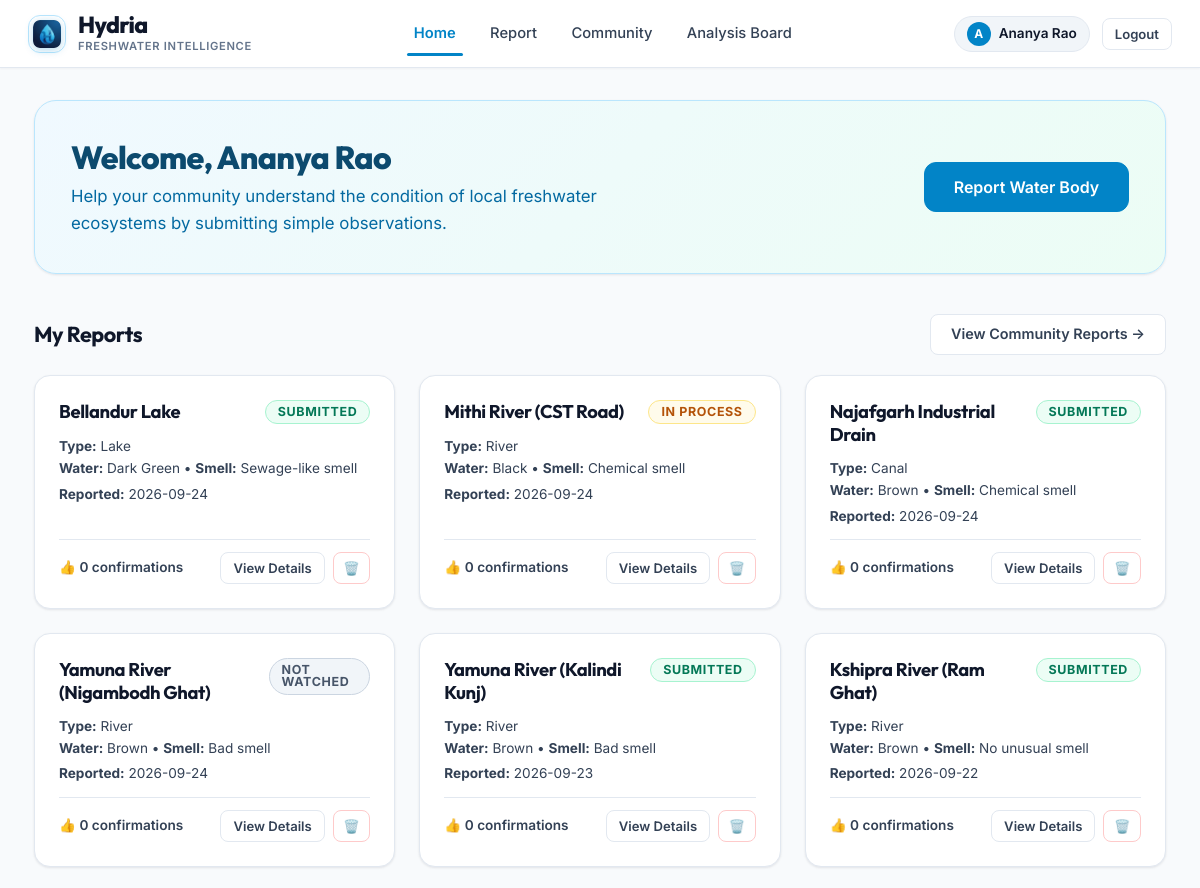
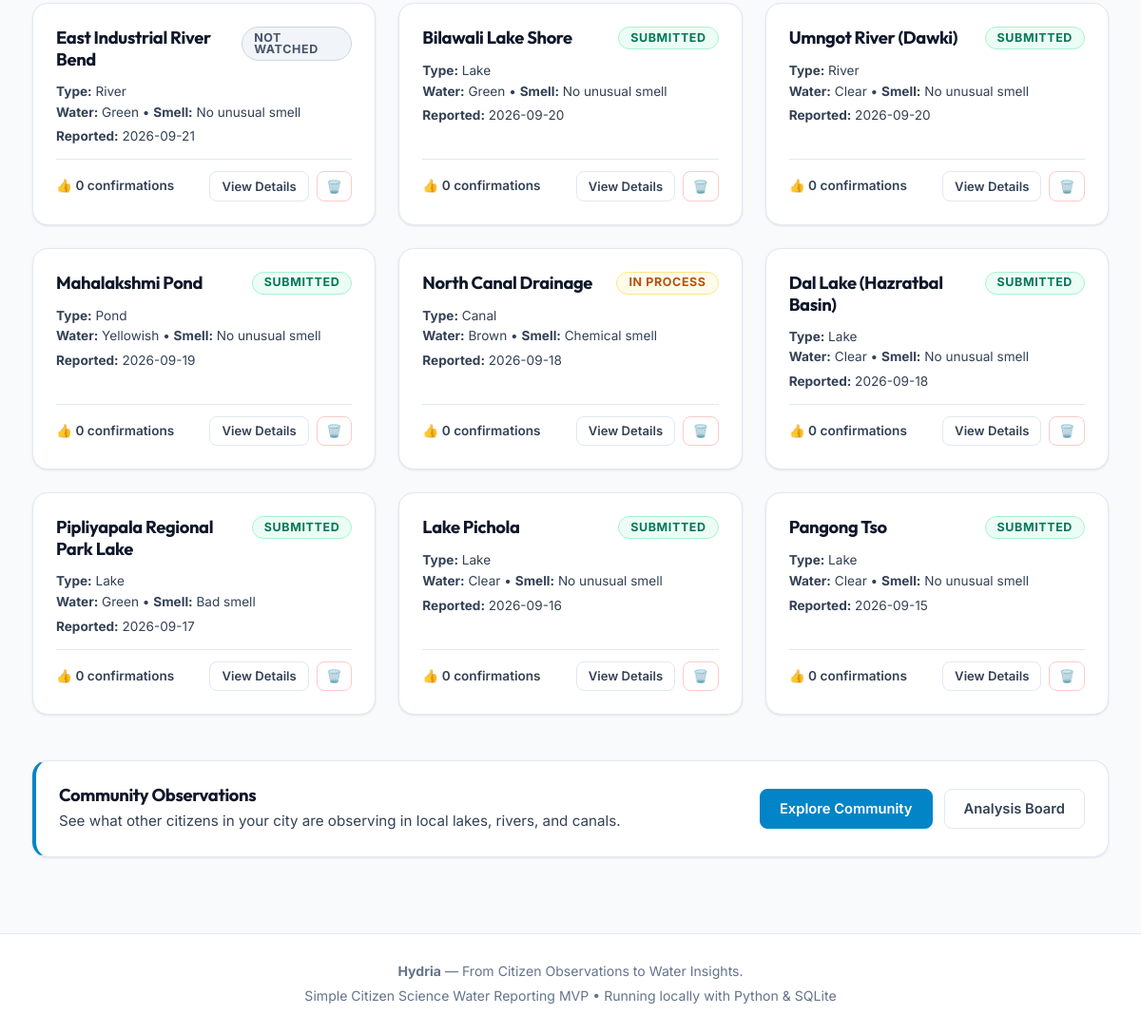
The app's page /dashboard (signed in) with its own data (2 pictures, top to bottom).
### tables this page shows
CREATE TABLE reports (
        id INTEGER PRIMARY KEY AUTOINCREMENT,
        user_id INTEGER NOT NULL,
        water_body_name TEXT,
        water_body_type TEXT NOT NULL,
        latitude REAL NOT NULL,
        longitude REAL NOT NULL,
        water_colour TEXT NOT NULL,
        smell TEXT NOT NULL,
        algae TEXT NOT NULL,
        visible_waste TEXT NOT NULL,
        water_appearance TEXT NOT NULL,
        dead_fish TEXT DEFAULT 'No',
        additional_observation TEXT,
        image_path TEXT NOT NULL,
        image_hash TEXT NOT NULL,
        status TEXT NOT NULL CHECK(status IN ('Not Watched', 'In Process', 'Submitted')),
        is_demo INTEGER DEFAULT 0,
        created_at TIMESTAMP DEFAULT CURRENT_TIMESTAMP,
        updated_at TIMESTAMP DEFAULT CURRENT_TIMESTAMP,
        FOREIGN KEY (user_id) REFERENCES users(id) ON DELETE CASCADE
    );

### app.py (the view)
@app.route('/dashboard')
@login_required
def dashboard():
    user_id = session['user_id']
    my_reports = database.get_reports_by_user(user_id)
    return render_template('dashboard.html', reports=my_reports)

### app.py (called while the page is built)
def login_required(f):
    @wraps(f)
    def decorated_function(*args, **kwargs):
        if 'user_id' not in session:
            flash("Please log in to continue.", "info")
            return redirect(url_for('login', next=request.path))
        return f(*args, **kwargs)
    return decorated_function

@app.context_processor
def inject_user():
    user = None
    if 'user_id' in session:
        user = {
            'id': session['user_id'],
            'name': session.get('user_name', 'Citizen Monitor'),
            'email': session.get('user_email', '')
        }
    return dict(current_user=user)

### database.py (called while the page is built)
def get_db_connection():
    conn = sqlite3.connect(DATABASE_PATH)
    conn.row_factory = sqlite3.Row
    conn.execute("PRAGMA foreign_keys = ON")
    return conn

def get_reports_by_user(user_id):
    conn = get_db_connection()
    query = """
        SELECT r.*,
               (SELECT COUNT(*) FROM votes v WHERE v.report_id = r.id) AS vote_count
        FROM reports r
        WHERE r.user_id = ?
        ORDER BY r.created_at DESC
    """
    reports = conn.execute(query, (user_id,)).fetchall()
    conn.close()
    return reports

### templates/dashboard.html (shortened to what this page needs)
{% extends "base.html" %}
{% block content %}
<section class="dashboard-hero">
    <div class="dashboard-hero-text">
        <h1>Welcome, {{ current_user.name }}</h1>
        <p>Help your community understand the condition of local freshwater ecosystems by submitting simple observations.</p>
    </div>
    <div>
        <a href="{{ url_for('report_page') }}" class="btn btn-primary btn-large" id="btn-report-water-body">
            Report Water Body
        </a>
    </div>
</section>
<section style="margin-bottom: 3rem;">
    <div class="section-title-bar">
        <h2 class="section-title">My Reports</h2>
        <a href="{{ url_for('community') }}" class="btn btn-secondary" style="font-size: 0.9rem;" id="btn-view-community-reports">
            View Community Reports &rarr;
        </a>
    </div>
    {% if reports %}
        <div class="reports-grid">
            {% for r in reports %}
                <div class="card" style="display: flex; flex-direction: column; justify-content: space-between;">
                    <div>
                        <div style="display: flex; align-items: flex-start; justify-content: space-between; gap: 0.5rem; margin-bottom: 0.75rem;">
                            <h3 style="font-size: 1.15rem; font-weight: 700; color: var(--text-primary);">
                                {{ r.water_body_name or "Unnamed " ~ r.water_body_type }}
                            </h3>
                            {% if r.status == 'Submitted' %}
                                <span class="badge badge-submitted">{{ r.status }}</span>
                            {% elif r.status == 'In Process' %}
                                <span class="badge badge-in-process">{{ r.status }}</span>
                            {% else %}
                                <span class="badge badge-not-watched">{{ r.status }}</span>
                            {% endif %}
                        </div>
                        <div style="font-size: 0.85rem; color: var(--text-secondary); margin-bottom: 0.75rem;">
                            <div><strong>Type:</strong> {{ r.water_body_type }}</div>
                            <div><strong>Water:</strong> {{ r.water_colour }} &bull; <strong>Smell:</strong> {{ r.smell }}</div>
                            <div style="margin-top: 0.25rem;"><strong>Reported:</strong> {{ r.created_at[:10] }}</div>
                        </div>
                    </div>
                    <div style="display: flex; align-items: center; justify-content: space-between; padding-top: 0.75rem; border-top: 1px solid var(--border-color); font-size: 0.85rem;">
                        <span style="color: var(--text-secondary); font-weight: 600;">
                            👍 {{ r.vote_count }} confirmations
                        </span>
                        <div style="display: flex; align-items: center; gap: 0.5rem;">
                            <a href="{{ url_for('report_detail', report_id=r.id) }}" class="btn btn-secondary btn-sm">
                                View Details
                            </a>
                            <form action="{{ url_for('delete_report_route', report_id=r.id) }}" method="POST"
                                  onsubmit="return confirm('Are you sure you want to delete this report for {{ r.water_body_name or r.water_body_type }}?');" style="margin: 0;">
                                <button type="submit" class="btn btn-danger-outline btn-sm" title="Delete this report" style="padding: 0.35rem 0.6rem;">
                                    🗑️
                                </button>
                            </form>
                        </div>
                    </div>
                </div>
            {% endfor %}
        </div>
    {% endif %}
</section>
<section>
    <div class="card" style="background: #ffffff; border-left: 4px solid var(--primary); display: flex; align-items: center; justify-content: space-between; flex-wrap: wrap; gap: 1rem;">
        <div>
            <h3 style="font-size: 1.15rem; font-weight: 700; margin-bottom: 0.25rem;">Community Observations</h3>
            <p style="color: var(--text-secondary); font-size: 0.95rem;">
                See what other citizens in your city are observing in local lakes, rivers, and canals.
            </p>
        </div>
        <div style="display: flex; gap: 0.75rem;">
            <a href="{{ url_for('community') }}" class="btn btn-primary" id="btn-explore-community">
                Explore Community
            </a>
            <a href="{{ url_for('analysis_board') }}" class="btn btn-secondary" id="btn-analysis-board">
                Analysis Board
            </a>
        </div>
    </div>
</section>
{% endblock %}

### static/css/style.css (style rules this page uses)
:root { --bg-page: #f8fafc; --bg-card: #ffffff; --bg-card-subtle: #f1f5f9; --bg-hover: #f8fafc; --text-primary: #0f172a; --text-secondary: #334155; --text-muted: #64748b; --text-light: #94a3b8; --primary: #0284c7; --primary-hover: #0369a1; --primary-light: #f0f9ff; --primary-border: #bae6fd; --accent: #059669; --accent-hover: #047857; --accent-light: #ecfdf5; --accent-border: #a7f3d0; --warning: #d97706; --warning-light: #fffbeb; --warning-border: #fde68a; --danger: #dc2626; --danger-hover: #b91c1c; --danger-light: #fef2f2; --danger-border: #fecaca; --info: #2563eb; --info-light: #eff6ff; --info-border: #bfdbfe; --border-color: #e2e8f0; --border-subtle: #edf2f7; --border-focus: #38bdf8; --radius-sm: 8px; --radius-md: 12px; --radius-lg: 16px; --radius-xl: 22px; --radius-full: 9999px; --shadow-xs: 0 1px 2px rgba(15, 23, 42, 0.04); --shadow-sm: 0 1px 3px rgba(15, 23, 42, 0.06), 0 1px 2px rgba(15, 23, 42, 0.04); --shadow-md: 0 4px 12px rgba(15, 23, 42, 0.06), 0 2px 4px rgba(15, 23, 42, 0.03); --shadow-lg: 0 12px 28px rgba(15, 23, 42, 0.08), 0 4px 10px rgba(15, 23, 42, 0.04); --font-heading: 'Outfit', system-ui, -apple-system, sans-serif; --font-body: 'Inter', system-ui, -apple-system, sans-serif; }
* { box-sizing: border-box; margin: 0; padding: 0; }
body { background-color: var(--bg-page); color: var(--text-primary); font-family: var(--font-body); font-size: 15px; line-height: 1.6; min-height: 100vh; display: flex; flex-direction: column; -webkit-font-smoothing: antialiased; }
h1, h2, h3, h4, h5, h6 { font-family: var(--font-heading); letter-spacing: -0.02em; color: var(--text-primary); line-height: 1.25; }
a { color: var(--primary); text-decoration: none; transition: all 0.15s ease; }
.btn { display: inline-flex; align-items: center; justify-content: center; gap: 0.5rem; padding: 0.6rem 1.25rem; border-radius: var(--radius-sm); font-size: 0.92rem; font-weight: 600; cursor: pointer; border: 1px solid transparent; transition: all 0.15s ease; text-align: center; font-family: inherit; text-decoration: none; line-height: 1.4; }
.btn-primary { background-color: var(--primary); color: #ffffff; border-color: var(--primary); }
.btn-secondary { background-color: #ffffff; color: var(--text-secondary); border-color: var(--border-color); }
.btn-danger-outline { background-color: #ffffff; color: var(--danger); border-color: var(--danger-border); }
.btn-sm { padding: 0.35rem 0.75rem; font-size: 0.82rem; }
.btn-large { padding: 0.8rem 1.8rem; font-size: 1rem; border-radius: var(--radius-md); }
.card { background-color: var(--bg-card); border: 1px solid var(--border-color); border-radius: var(--radius-lg); padding: 1.5rem; box-shadow: var(--shadow-sm); transition: box-shadow 0.2s ease, border-color 0.2s ease; }
.badge { display: inline-flex; align-items: center; gap: 0.4rem; padding: 0.3rem 0.75rem; border-radius: var(--radius-full); font-size: 0.78rem; font-weight: 700; text-transform: uppercase; letter-spacing: 0.05em; line-height: 1; }
.badge-submitted { background-color: #ecfdf5; color: #047857; border: 1px solid #a7f3d0; }
.badge-in-process { background-color: #fffbeb; color: #b45309; border: 1px solid #fde68a; }
.badge-not-watched { background-color: #f1f5f9; color: #475569; border: 1px solid #cbd5e1; }
.dashboard-hero { background: linear-gradient(135deg, #f0f9ff 0%, #ecfdf5 100%); border: 1px solid var(--primary-border); border-radius: var(--radius-xl); padding: 2.25rem 2.25rem; margin-bottom: 2.5rem; display: flex; align-items: center; justify-content: space-between; gap: 1.5rem; flex-wrap: wrap; box-shadow: var(--shadow-sm); }
.dashboard-hero-text h1 { font-size: 2rem; font-weight: 800; color: #0c4a6e; margin-bottom: 0.35rem; }
.dashboard-hero-text p { font-size: 1.05rem; color: #0369a1; max-width: 580px; }
.section-title-bar { display: flex; align-items: center; justify-content: space-between; margin-bottom: 1.25rem; }
.section-title { font-size: 1.35rem; font-weight: 700; color: var(--text-primary); }
.reports-grid { display: grid; grid-template-columns: repeat(auto-fill, minmax(320px, 1fr)); gap: 1.5rem; }

### records on screen
reports: water_body_name "Bellandur Lake", status "SUBMITTED", water_body_type "Lake", water_colour "Dark Green", smell "Sewage-like smell", created_at "2026-09-24", vote_count "0"
reports: water_body_name "Mithi River (CST Road)", status "IN PROCESS", water_body_type "River", water_colour "Black", smell "Chemical smell", created_at "2026-09-24", vote_count "0"
reports: water_body_name "Najafgarh Industrial Drain", status "SUBMITTED", water_body_type "Canal", water_colour "Brown", smell "Chemical smell", created_at "2026-09-24", vote_count "0"
reports: water_body_name "Yamuna River (Nigambodh Ghat)", status "NOT WATCHED", water_body_type "River", water_colour "Brown", smell "Bad smell", created_at "2026-09-24", vote_count "0"
reports: water_body_name "Yamuna River (Kalindi Kunj)", status "SUBMITTED", water_body_type "River", water_colour "Brown", smell "Bad smell", created_at "2026-09-23", vote_count "0"
reports: water_body_name "Kshipra River (Ram Ghat)", status "SUBMITTED", water_body_type "River", water_colour "Brown", smell "No unusual smell", created_at "2026-09-22", vote_count "0"
reports: water_body_name "East Industrial River Bend", status "NOT WATCHED", water_body_type "River", water_colour "Green", smell "No unusual smell", created_at "2026-09-21", vote_count "0"
reports: water_body_name "Bilawali Lake Shore", status "SUBMITTED", water_body_type "Lake", water_colour "Green", smell "No unusual smell", created_at "2026-09-20", vote_count "0"
reports: water_body_name "Umngot River (Dawki)", status "SUBMITTED", water_body_type "River", water_colour "Clear", smell "No unusual smell", created_at "2026-09-20", vote_count "0"
reports: water_body_name "Mahalakshmi Pond", status "SUBMITTED", water_body_type "Pond", water_colour "Yellowish", smell "No unusual smell", created_at "2026-09-19", vote_count "0"
reports: water_body_name "North Canal Drainage", status "IN PROCESS", water_body_type "Canal", water_colour "Brown", smell "Chemical smell", created_at "2026-09-18", vote_count "0"
reports: water_body_name "Dal Lake (Hazratbal Basin)", status "SUBMITTED", water_body_type "Lake", water_colour "Clear", smell "No unusual smell", created_at "2026-09-18", vote_count "0"
reports: water_body_name "Pipliyapala Regional Park Lake", status "SUBMITTED", water_body_type "Lake", water_colour "Green", smell "Bad smell", created_at "2026-09-17", vote_count "0"
reports: water_body_name "Lake Pichola", status "SUBMITTED", water_body_type "Lake", water_colour "Clear", smell "No unusual smell", created_at "2026-09-16", vote_count "0"
reports: water_body_name "Pangong Tso", status "SUBMITTED", water_body_type "Lake", water_colour "Clear", smell "No unusual smell", created_at "2026-09-15", vote_count "0"

### other values on screen
{{ current_user.name[:1]|upper }} "A"
{{ current_user.name }} "Ananya Rao"
